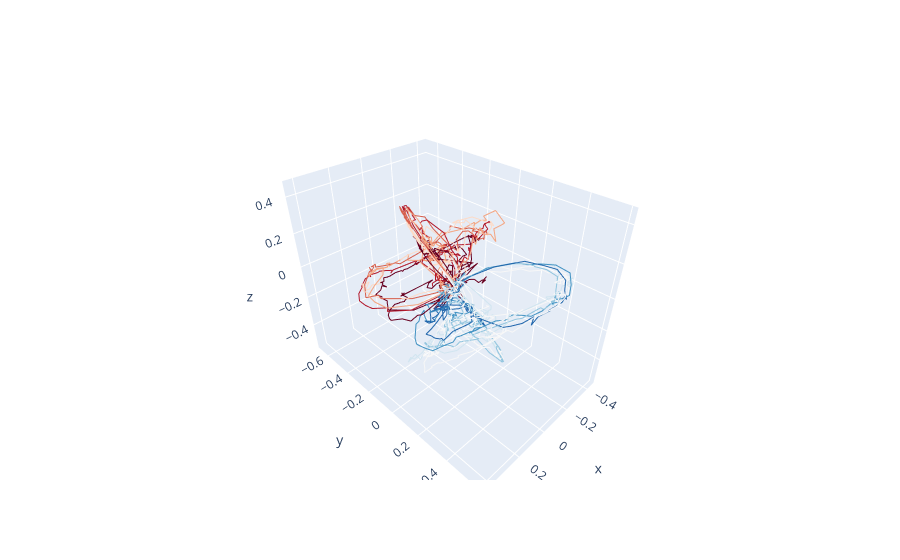

Notebook code for this chart:
### Code cell
fig = go.Figure()
num_time_points = Y.shape[-1]

color_scale = px.colors.diverging.RdBu 
for k in range(K):
    x = Y[k, 0, :]
    y = Y[k, 1, :]
    z = Y[k, 2, :]

    color_index = int(k / K * (len(color_scale) - 1))  # Scale the index to the length of the color scale

    fig.add_trace(go.Scatter3d(
        x=x,
        y=y,
        z=z,
        mode='lines',
        line=dict(color=color_scale[color_index]),
        showlegend=False
    ))

fig.show()

### Figure 1 — Plotly figure (JSON) as saved in the notebook; plotly's stock layout.template omitted (floating-point values rounded to 4 significant figures; data arrays with more than 128 entries replaced by an {"elided": "..."} marker saying what was removed)
{"data": [{"line": {"color": "rgb(103,0,31)"}, "mode": "lines", "showlegend": false, "type": "scatter3d", "x": {"elided": "150 float values"}, "y": {"elided": "150 float values"}, "z": {"elided": "150 float values"}}, {"line": {"color": "rgb(103,0,31)"}, "mode": "lines", "showlegend": false, "type": "scatter3d", "x": {"elided": "150 float values"}, "y": {"elided": "150 float values"}, "z": {"elided": "150 float values"}}, {"line": {"color": "rgb(178,24,43)"}, "mode": "lines", "showlegend": false, "type": "scatter3d", "x": {"elided": "150 float values"}, "y": {"elided": "150 float values"}, "z": {"elided": "150 float values"}}, {"line": {"color": "rgb(214,96,77)"}, "mode": "lines", "showlegend": false, "type": "scatter3d", "x": {"elided": "150 float values"}, "y": {"elided": "150 float values"}, "z": {"elided": "150 float values"}}, {"line": {"color": "rgb(244,165,130)"}, "mode": "lines", "showlegend": false, "type": "scatter3d", "x": {"elided": "150 float values"}, "y": {"elided": "150 float values"}, "z": {"elided": "150 float values"}}, {"line": {"color": "rgb(253,219,199)"}, "mode": "lines", "showlegend": false, "type": "scatter3d", "x": {"elided": "150 float values"}, "y": {"elided": "150 float values"}, "z": {"elided": "150 float values"}}, {"line": {"color": "rgb(247,247,247)"}, "mode": "lines", "showlegend": false, "type": "scatter3d", "x": {"elided": "150 float values"}, "y": {"elided": "150 float values"}, "z": {"elided": "150 float values"}}, {"line": {"color": "rgb(247,247,247)"}, "mode": "lines", "showlegend": false, "type": "scatter3d", "x": {"elided": "150 float values"}, "y": {"elided": "150 float values"}, "z": {"elided": "150 float values"}}, {"line": {"color": "rgb(209,229,240)"}, "mode": "lines", "showlegend": false, "type": "scatter3d", "x": {"elided": "150 float values"}, "y": {"elided": "150 float values"}, "z": {"elided": "150 float values"}}, {"line": {"color": "rgb(146,197,222)"}, "mode": "lines", "showlegend": false, "type": "scatter3d", "x": {"elided": "150 float values"}, "y": {"elided": "150 float values"}, "z": {"elided": "150 float values"}}, {"line": {"color": "rgb(67,147,195)"}, "mode": "lines", "showlegend": false, "type": "scatter3d", "x": {"elided": "150 float values"}, "y": {"elided": "150 float values"}, "z": {"elided": "150 float values"}}, {"line": {"color": "rgb(33,102,172)"}, "mode": "lines", "showlegend": false, "type": "scatter3d", "x": {"elided": "150 float values"}, "y": {"elided": "150 float values"}, "z": {"elided": "150 float values"}}], "layout": {}}
